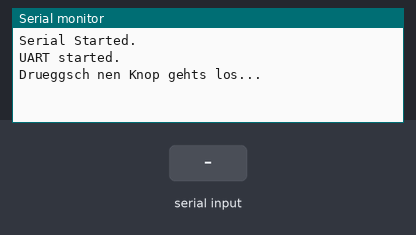
Bench run of a sketch on a simulated ESP32. Shown: the last lines printed to the serial monitor. The inputs (shaded band) are chosen by the test bench. The modem accepts every AT command (registered, SIM ready, sends succeed) and sends nothing else.

Above: at 2.2 s.
2.3 s: "1" received over Serial
At 2.8 s:
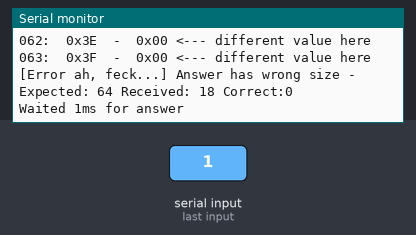
3.8 s: "0" received over Serial
At 3.9 s:
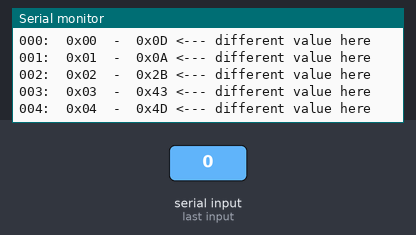
Timing chart, 0 to 6.8 s (numbered marks = the images above; inputs shaded):
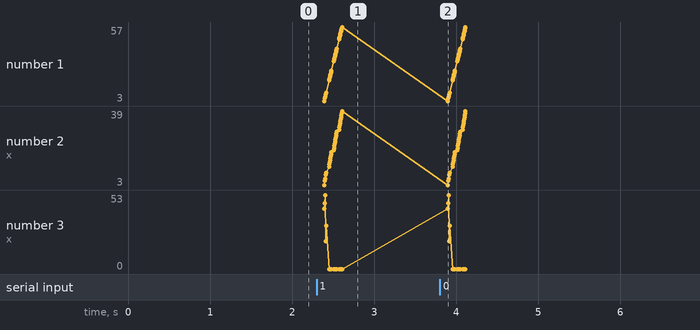

The sketch:

IrDA_IniciateAndEvaluate.ino
```cpp
#include "HardwareSerial.h"

#define BUFFERSIZE 64
#define TESTVALUE 0xAA;

#define ERROR_MSG "[Error ah, feck...]"
#define SUCCESS_MSG "[Success Boi!]"

#define UART_RX 16
#define UART_TX 17

byte sendBuffer[BUFFERSIZE];
byte receiveBuffer[BUFFERSIZE];
bool sameValue[BUFFERSIZE];
bool differenceExists;
unsigned int numOfWrongValues = 0;

struct  myTime
{
	unsigned int sec, min, h, day;
};

myTime millisToSecMinHDay(unsigned long milliseconds);

HardwareSerial uart = HardwareSerial(2);

void setup() {
	Serial.begin(115200);
	Serial.println("Serial Started.");

	uart.begin(14400, SERIAL_8N1, UART_RX, UART_TX, false);
	Serial.println("UART started.");

	for (unsigned int i = 0; i < BUFFERSIZE; i++) {
		sendBuffer[i] = (byte)i;
		receiveBuffer[i] = 0x00;
	}

	delay(1000);
}


void loop()
{
	// --- Start new scan on button press
	Serial.println();
	Serial.println("Drueggsch nen Knop gehts los...");
	Serial.println();

	// --- Read all to make sure no old inputs are in buffer
	while (Serial.peek() != -1)
	{
		Serial.read();
	}

	// --- wait for press
	while (!Serial.available()) {
		delay(20);
	}

	//Störungen und co. die beim warten empfangen wurde flushen
	while (uart.peek() != -1) {
		uart.read();
	}
	myTime time;
	time = millisToSecMinHDay(millis());
	Serial.print("Startzeit (nach Einschalten): ");
	Serial.print(time.day);
	Serial.print(":");
	Serial.print(time.h);
	Serial.print(":");
	Serial.print(time.min);
	Serial.print(":");
	Serial.print(time.sec);
	Serial.println(" (d:h:m:s)");

	unsigned int numOfByteReceived = 0;
	//1. Message senden
	uart.write(sendBuffer, BUFFERSIZE);

	unsigned long waitForReceiveStart = millis();		//for timekeeping
	unsigned long waitForreceiveDuration = 0;

	//2. Auf Empfang warten
	while (uart.peek() == -1) {
		delay(50);
		if ((millis() - waitForReceiveStart) > 500) {
			Serial.print(ERROR_MSG);
			Serial.println(" Message sent, no answer received!");
			delay(500);
			return;
		}
	}

	//3. Antwort empfangen
	if (uart.available()) {
		waitForreceiveDuration = millis() - waitForReceiveStart;		//for timekeeping

		while (uart.peek() != -1) {
			byte read = uart.read();
			if (numOfByteReceived < BUFFERSIZE)		//ist noch Platz in receive buffer?
				receiveBuffer[numOfByteReceived] = read;
			numOfByteReceived++;
			delay(1);
		}
	}


	//4. Auswertung
	differenceExists = false;
	for (unsigned int i = 0; i < BUFFERSIZE; i++) {
		if (sendBuffer[i] != receiveBuffer[i]) {
			differenceExists = true;
			sameValue[i] = false;
		}
		else
		{
			sameValue[i] = true;
		}
	}

	//5. Ausgabe der Auswertung
	Serial.println("Message sent, answer received:");

	//Fehlerhafte Antwort?
	if (differenceExists) {

		//Fehler Zählen und ausgeben welche Bytes fehlerhaft sind
		Serial.print(ERROR_MSG);
		Serial.print(" Wrong values in answer detected. Values of received byte(s) ");
		for (unsigned int i = 0; i < BUFFERSIZE; i++) {
			if (!sameValue[i]) {
				Serial.print(" ");
				Serial.print(i);

				if (receiveBuffer[i] != 0x00) {
					Serial.print("(0x");
					Serial.print(sendBuffer[i] < 0x10 ? "0" : "");
					Serial.print(sendBuffer[i], HEX);
					Serial.print(" - 0x");
					Serial.print(receiveBuffer[i] < 0x10 ? "0" : "");
					Serial.print(receiveBuffer[i], HEX);
					Serial.print(")");
				}

				Serial.print(" ");
				/*Serial.print(" is \"");
				Serial.print(receiveBuffer[i]);
				Serial.print("\" but should be \"");
				Serial.print(sendBuffer[i]);
				Serial.print("\".");*/

				numOfWrongValues++;
			}
		}
		Serial.print("differ(s) from the expected values. (");
		Serial.print(numOfWrongValues);
		Serial.println(" faults) ");

		//Sendung und receive visualisieren
		Serial.println("Index:  Send  -  Receive");
		for (unsigned int i = 0; i < BUFFERSIZE; i++) {
			Serial.print(i < 100 ? "0" : "");
			Serial.print(i < 10 ? "0" : "");
			Serial.print(i);
			Serial.print(":  ");
			Serial.print(sendBuffer[i] < 0x10 ? "0x0" : "0x");
			Serial.print(sendBuffer[i], HEX);
			Serial.print("  -  ");
			Serial.print(receiveBuffer[i] < 0x10 ? "0x0" : "0x");
			Serial.print(receiveBuffer[i], HEX);
			if (!sameValue[i])
				Serial.print(" <--- different value here");
			Serial.println();
		}
	}

	//Ausgabe wenn Antwort falsche Größe hat
	if (numOfByteReceived != BUFFERSIZE) {
		Serial.print(ERROR_MSG);
		Serial.print(" Answer has wrong size - Expected: ");
		Serial.print(BUFFERSIZE);
		Serial.print(" Received: ");
		Serial.print(numOfByteReceived);
		if (numOfWrongValues > 0) {
			Serial.print(" Correct:");
			Serial.print(BUFFERSIZE - numOfWrongValues);
		}
		Serial.println();
	}
	//Ausgabe bei korrekter Größe
	else
	{
		Serial.print("Answer has correct size: ");
		Serial.print(BUFFERSIZE - numOfWrongValues);
		Serial.print("/");
		Serial.print(BUFFERSIZE);
		Serial.print(" correct");
		Serial.println();
	}

	//Zusammenfassung
	if (numOfByteReceived == BUFFERSIZE && !differenceExists){
		Serial.print(SUCCESS_MSG);
		Serial.println(" Message received is the same as message sent");
	}
	else if (numOfByteReceived == BUFFERSIZE) {
		Serial.println("Message received is of same lenghth as message sent, but some values were different");
	}

	Serial.print("Waited ");
	Serial.print(waitForreceiveDuration);
	Serial.println("ms for answer");

	//6. Zu Anfangsstatus zurücksetzen
	for (unsigned int i = 0; i < BUFFERSIZE; i++) {
		receiveBuffer[i] = 0x00;
	}
	numOfWrongValues = 0;

	Serial.println();
	delay(200);		//kurz abwarten um Mehrfachaufruf zu vermeiden
}

myTime millisToSecMinHDay(unsigned long milliseconds)
{
	myTime tempTime;

	tempTime.sec = 0;
	tempTime.min = 0;
	tempTime.h = 0;
	tempTime.day = 0;

	tempTime.sec = (unsigned int)milliseconds / 1000;
	if (tempTime.sec >= 60) {
		tempTime.min = (unsigned int)tempTime.sec / 60;
		tempTime.sec = (unsigned int)tempTime.sec % 60;
	}

	if (tempTime.min >= 60) {
		tempTime.h = (unsigned int)tempTime.min / 60;
		tempTime.min = (unsigned int)tempTime.min % 60;
	}

	if (tempTime.h >= 24) {
		tempTime.day = (unsigned int)tempTime.h / 24;
		tempTime.h = (unsigned int)tempTime.h % 24;
	}

	return tempTime;
}
```

Measured:
- after the input at 2.3 s, the serial monitor: prints a new line at once (image 1)
- after the input at 3.8 s, the serial monitor: prints a new line at once (image 2)
